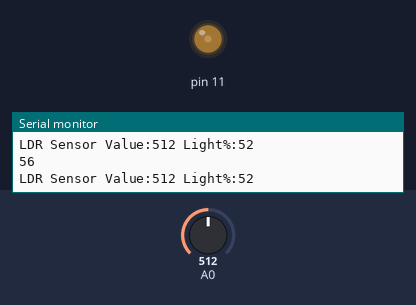
Recording of a sketch running on a simulated Arduino Uno, built with avr-gcc and run on an emulated ATmega328P. Shown: output pins drawn as LEDs (lit = HIGH), the last lines printed to the serial monitor. Inputs (shaded band) come from the test bench; at power-on: A0 = 512.

Above: at 1.2 s.
1.3 s: A0 set to 0
At 2.5 s:
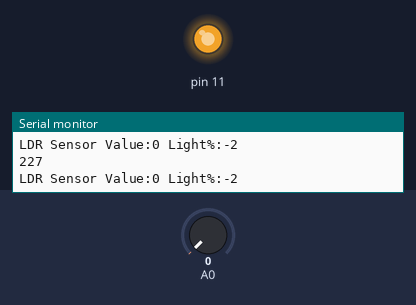
2.8 s: A0 set to 122
At 3.6 s:
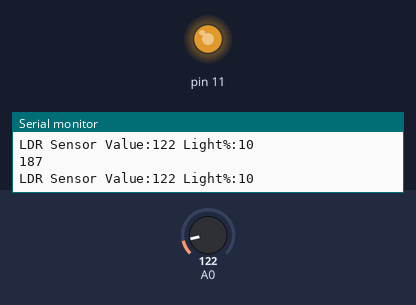
4.3 s: A0 set to 306
At 4.7 s:
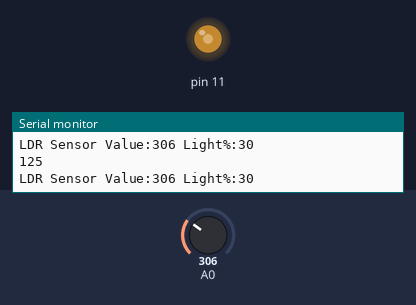
Timing chart, 0 to 7.3 s (numbered marks = the images above; inputs shaded):
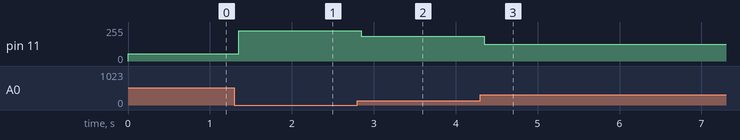

Measured:
- after the input at 1.3 s, pin 11: 56/255 → 227/255 after 0.05 s
- after the input at 2.8 s, pin 11: 227/255 → 187/255 after 0.05 s
- after the input at 4.3 s, pin 11: 187/255 → 125/255 after 0.05 s

The sketch:

ldr_and_ultra_sonic1.ino
```cpp
int sensorReading=0;
char data=0;
void setup()
{
  Serial.begin(9600);
  pinMode(11,OUTPUT);
}

void loop()
{
  sensorReading=analogRead(A0);
  int lightOutput=map(sensorReading,6,679,225,0);
  Serial.print("LDR Sensor Value:");
  Serial.print(sensorReading);
  int lightPercentage=map(sensorReading,20,950,0,100);
  Serial.print(" Light%:");
  Serial.println(lightPercentage);
  Serial.println(lightOutput);
  analogWrite(11,lightOutput);
  }
```
